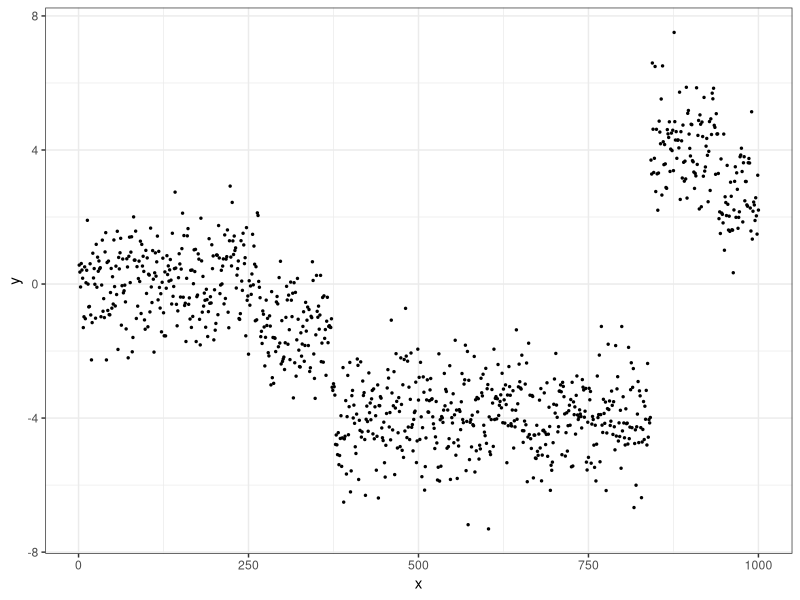
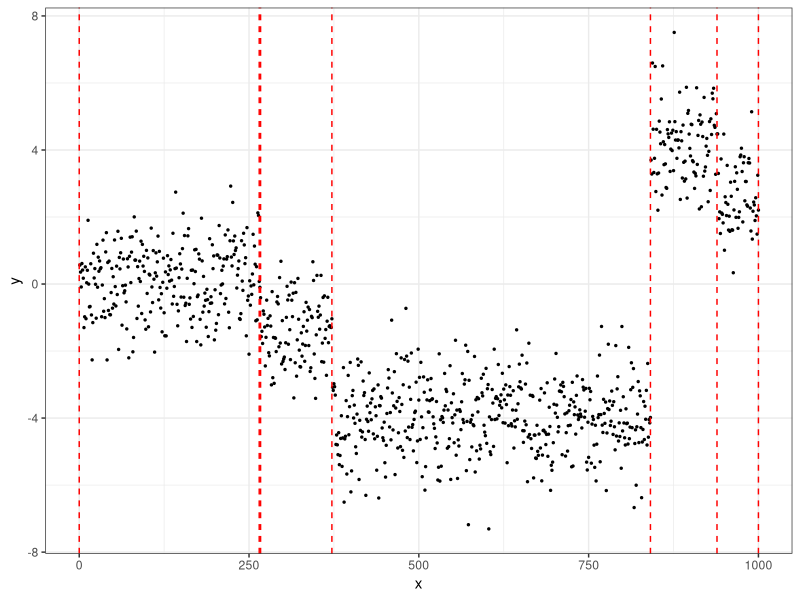
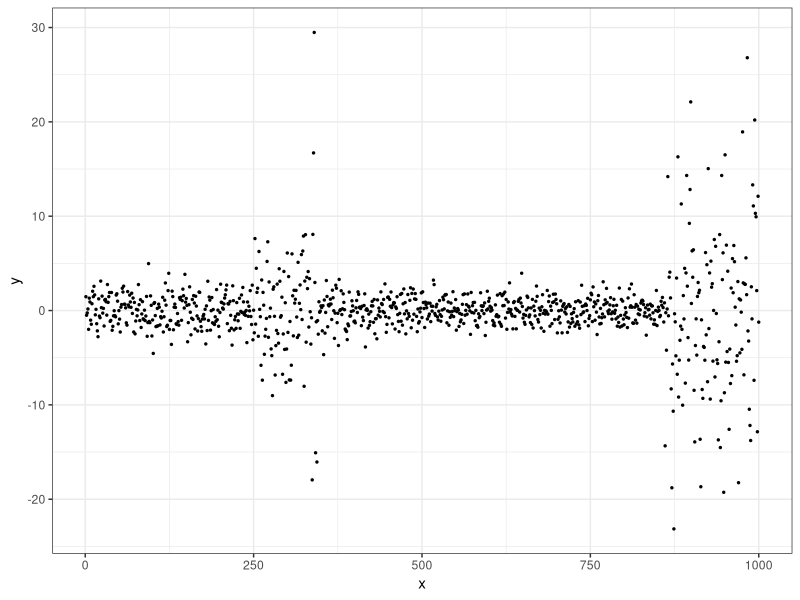
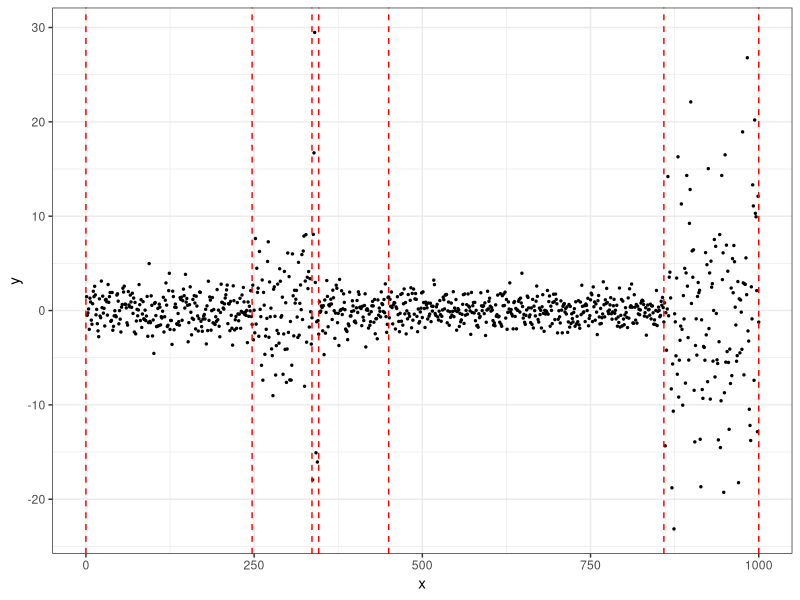
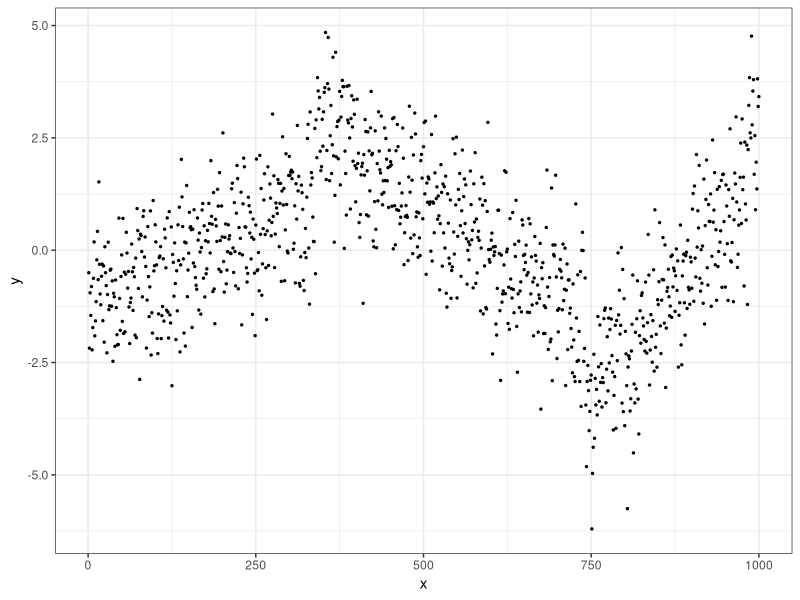
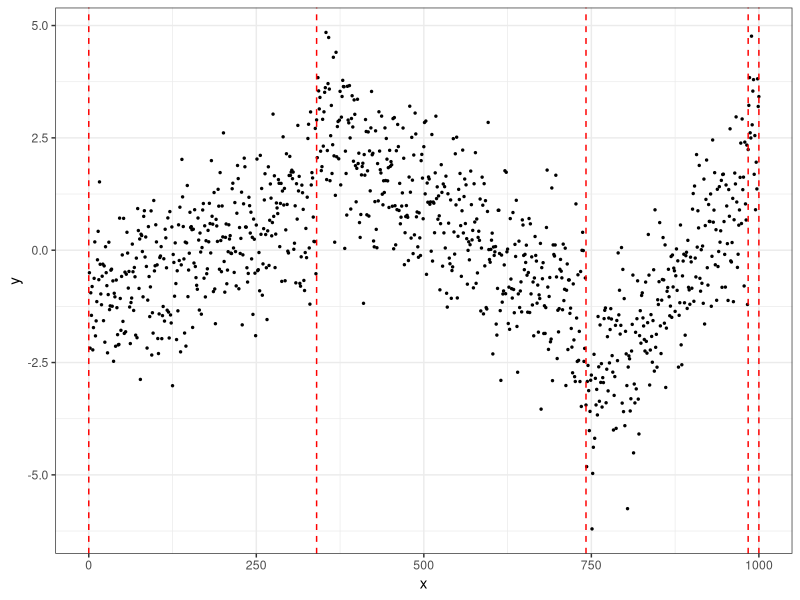

The R script that drew these images, in order:
## ---- chunk 1
knitr::opts_chunk$set(echo = FALSE, warning=FALSE,message=FALSE)
library(tidyverse)
library(patchwork)
## ---- chunk 2
set.seed(14)
m<-5
n<-1000
true_cps <- c(0,sort(sample(1:(n-1),m)),n)
means <- rnorm(m+1,0,4)
y<-c()
for(i in 1:(m+1)){
  j <- (true_cps[i]+1):true_cps[i+1]
  y[j]<-rnorm(length(j),means[i],1)
}

## ---- chunk 3
ggplot(data.frame(x=1:n,y=y),aes(x=x,y=y)) + geom_point(size=.5) + 
 # geom_vline(data=data.frame(CP=true_cps),aes(xintercept=CP),colour="red",linetype="dashed") +
  theme_bw()
## ---- chunk 4
set.seed(14)
m<-5
n<-1000
true_cps <- c(0,sort(sample(1:(n-1),m)),n)
means <- rnorm(m+1,0,4)
y<-c()
for(i in 1:(m+1)){
  j <- (true_cps[i]+1):true_cps[i+1]
  y[j]<-rnorm(length(j),means[i],1)
}

## ---- chunk 5
ggplot(data.frame(x=1:n,y=y),aes(x=x,y=y)) + geom_point(size=.5) + 
  geom_vline(data=data.frame(CP=true_cps),aes(xintercept=CP),colour="red",linetype="dashed") +
  theme_bw()
## ---- chunk 6
set.seed(12)
m<-5
n<-1000
true_cps <- c(0,sort(sample(1:(n-1),m)),n)
sd <- runif(m+1,1,20)
y<-c()
for(i in 1:(m+1)){
  j <- (true_cps[i]+1):true_cps[i+1]
  y[j]<-rnorm(length(j),0,sd[i])
}

## ---- chunk 7
ggplot(data.frame(x=1:n,y=y),aes(x=x,y=y)) + geom_point(size=.5) +
  #geom_vline(data=data.frame(CP=true_cps),aes(xintercept=CP),colour="red",linetype="dashed") +
  theme_bw()
## ---- chunk 8
set.seed(12)
m<-5
n<-1000
true_cps <- c(0,sort(sample(1:(n-1),m)),n)
sd <- runif(m+1,1,20)
y<-c()
for(i in 1:(m+1)){
  j <- (true_cps[i]+1):true_cps[i+1]
  y[j]<-rnorm(length(j),0,sd[i])
}

## ---- chunk 9
ggplot(data.frame(x=1:n,y=y),aes(x=x,y=y)) + geom_point(size=.5) +
  geom_vline(data=data.frame(CP=true_cps),aes(xintercept=CP),colour="red",linetype="dashed") +
  theme_bw()
## ---- chunk 10
set.seed(110)
m<-3
n<-1000
true_cps <- c(0,sort(sample(1:(n-1),m)),n)
slope <- rnorm(m+1,0,.01)
intercept <- rnorm(1,0,1)
y<-c()
for(i in 1:(m+1)){
  j <- (true_cps[i]+1):true_cps[i+1]
  if(i==1){
  for(jind in j){
    y[jind]<-intercept+(jind-true_cps[i])*
      slope[i] + rnorm(1,0,1)
  }
  }else{
    for(jind in j){
      y[jind]<-y[j[1]-1]+(jind-true_cps[i])*
        slope[i] + rnorm(1,0,1)
    }
  }
}

## ---- chunk 11
ggplot(data.frame(x=1:n,y=y),aes(x=x,y=y)) + geom_point(size=.5) +
  #geom_vline(data=data.frame(CP=true_cps),aes(xintercept=CP),colour="red",linetype="dashed") +
  theme_bw()
## ---- chunk 12
set.seed(110)
m<-3
n<-1000
true_cps <- c(0,sort(sample(1:(n-1),m)),n)
slope <- rnorm(m+1,0,.01)
intercept <- rnorm(1,0,1)
y<-c()
for(i in 1:(m+1)){
  j <- (true_cps[i]+1):true_cps[i+1]
  if(i==1){
  for(jind in j){
    y[jind]<-intercept+(jind-true_cps[i])*
      slope[i] + rnorm(1,0,1)
  }
  }else{
    for(jind in j){
      y[jind]<-y[j[1]-1]+(jind-true_cps[i])*
        slope[i] + rnorm(1,0,1)
    }
  }
}

## ---- chunk 13
ggplot(data.frame(x=1:n,y=y),aes(x=x,y=y)) + geom_point(size=.5) +
  geom_vline(data=data.frame(CP=true_cps),aes(xintercept=CP),colour="red",linetype="dashed") +
  theme_bw()
